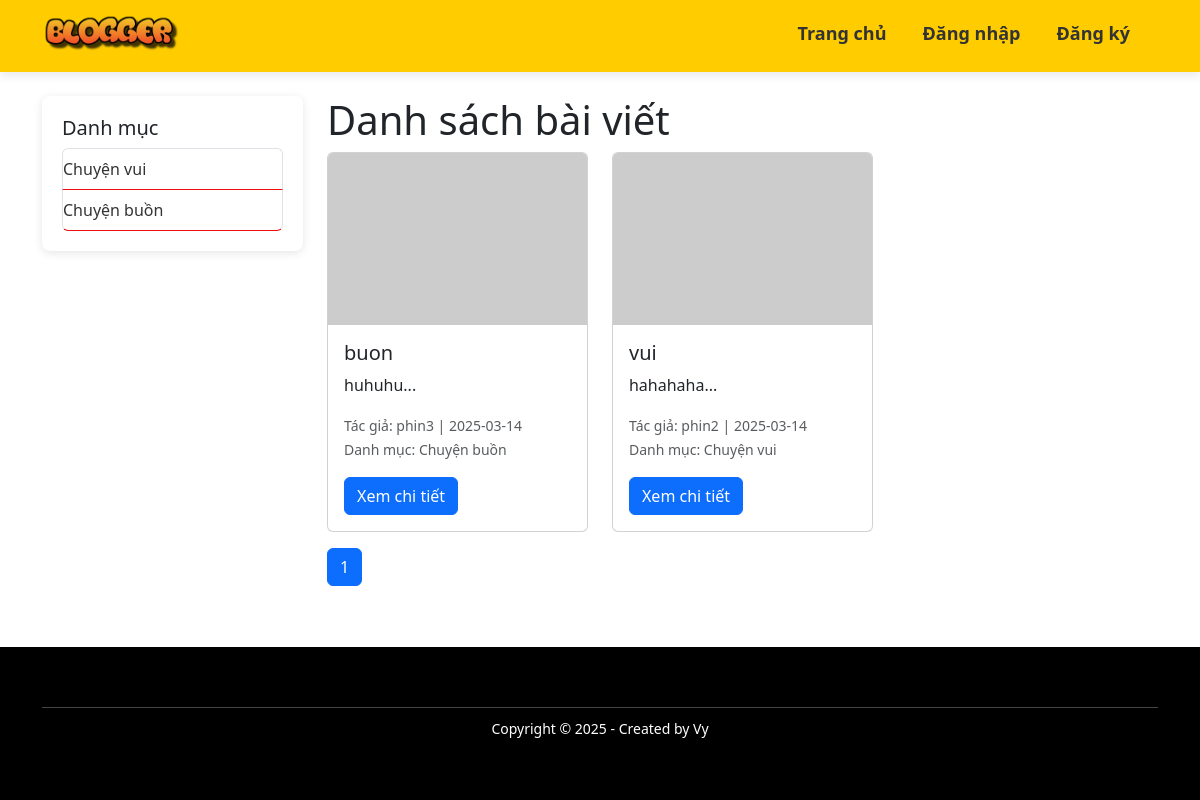
The page / on the database its author committed.
### app.py (models this page shows)
class Category(db.Model):
    id = db.Column(db.Integer, primary_key=True)
    name = db.Column(db.String(100), unique=True, nullable=False)
    posts = db.relationship('Post', backref='category', lazy=True)

class Post(db.Model):
    id = db.Column(db.Integer, primary_key=True)
    title = db.Column(db.String(100), nullable=False)
    content = db.Column(db.Text, nullable=True)
    image_url = db.Column(db.String(255), nullable=True)
    author = db.Column(db.String(50), nullable=False)  # lưu username của tác giả
    date = db.Column(db.String(20), nullable=False)
    task = db.Column(db.String(50), nullable=False)    # trạng thái bài viết: "Chờ duyệt", "Đã đăng"
    user_id = db.Column(db.Integer, db.ForeignKey('user.id'), nullable=False)
    category_id = db.Column(db.Integer, db.ForeignKey('category.id'), nullable=True)

### app.py (the view)
@app.route('/')
@app.route('/page/<int:page>')
def index(page=1):
    POSTS_PER_PAGE = 10
    published_posts = Post.query.filter_by(task="Đã đăng").order_by(Post.id.desc()).all()
    total_posts = len(published_posts)
    total_pages = (total_posts // POSTS_PER_PAGE) + (1 if total_posts % POSTS_PER_PAGE else 0)
    if total_pages == 0:
        total_pages = 1
    if page < 1 or page > total_pages:
        flash('Trang không tồn tại!', 'danger')
        return redirect(url_for('index', page=1))
    start = (page - 1) * POSTS_PER_PAGE
    end = start + POSTS_PER_PAGE
    paginated_posts = published_posts[start:end]
    return render_template('index.html', posts=paginated_posts, page=page, total_pages=total_pages)

### app.py (called while the page is built)
def current_user():
    if 'user_id' in session:
        return User.query.get(session['user_id'])
    return None

@app.context_processor
def inject_current_user():
    return dict(current_user=current_user)

@app.context_processor
def inject_categories():
    return dict(all_categories=Category.query.all())

### templates/index.html (shortened to what this page needs)
{% extends 'base.html' %}
{% block content %}
    <h1>Danh sách bài viết</h1>
    <div class="row">
        {% for post in posts %}
            <div class="col-md-4 mb-3">
                <div class="card">
                    {% if post.image_url %}
                        <img src="{{ post.image_url }}" class="card-img-top" alt="Random Image">
                    {% endif %}
                    <div class="card-body">
                        <h5 class="card-title">{{ post.title }}</h5>
                        <p class="card-text">{{ post.content[:100] }}...</p>
                        <p class="card-text">
                            <small class="text-muted">
                                Tác giả: {{ post.author }} | {{ post.date }}
                                <br>
                                Danh mục: {{ post.category.name if post.category else 'Chưa có' }}
                            </small>
                        </p>
                        <a href="{{ url_for('post_detail', post_id=post.id) }}"
                           class="btn btn-primary">
                            Xem chi tiết
                        </a>
                    </div>
                </div>
            </div>
        {% endfor %}
    </div>
    <nav aria-label="Page navigation">
        <ul class="pagination">
            {% for p in range(1, total_pages + 1) %}
                <li class="page-item {% if p == page %}active{% endif %}">
                    <a class="page-link" href="{{ url_for('index', page=p) }}">
                        {{ p }}
                    </a>
                </li>
            {% endfor %}
        </ul>
    </nav>
{% endblock %}

### templates/base.html (shortened to what this page needs)
<!DOCTYPE html>
<html lang="vi">
<head>
    <link rel="stylesheet" href="{{ url_for('static', filename='style.css') }}">
    <link href="https://cdn.jsdelivr.net/npm/bootstrap@5.3.0/dist/css/bootstrap.min.css" rel="stylesheet">
</head>
<body>
    <div class="wrapper">
        <nav class="navbar navbar-expand-lg" style="background-color: #ffcc00 !important;">
            <div class="container">
                <a class="navbar-brand" href="{{ url_for('index') }}">
                    <img src="{{ url_for('static', filename='cooltext477511082396913.png') }}" alt="Blog" class="blog-logo">
                </a>
                <div class="navbar-nav">
                    <a class="nav-link" href="{{ url_for('index') }}">Trang chủ</a>
                    {% if current_user() %}
                        <a class="nav-link" href="{{ url_for('create_post') }}">Tạo bài viết</a>
                        <a class="nav-link" href="{{ url_for('my_posts') }}">Bài viết của tôi</a>
                        {% if current_user().role == 'admin' %}
                            <a class="nav-link" href="{{ url_for('admin_panel') }}">Quản lý bài viết</a>
                            <a class="nav-link" href="{{ url_for('admin_users') }}">Quản lý người dùng</a>
                        {% endif %}
                        <a class="nav-link" href="{{ url_for('logout') }}">
                            Đăng xuất ({{ current_user().username }})
                        </a>
                    {% else %}
                        <a class="nav-link" href="{{ url_for('login') }}">Đăng nhập</a>
                        <a class="nav-link" href="{{ url_for('register') }}">Đăng ký</a>
                    {% endif %}
                </div>
            </div>
        </nav>
        <div class="container mt-4">
            <div class="row">
                <div class="col-md-3">
                    <div class="sidebar">
                        <h5>Danh mục</h5>
                        <ul class="list-group">
                            {% for cat in all_categories %}
                                <li class="list-group-item">
                                    <a href="{{ url_for('show_category', cat_id=cat.id) }}">
                                        {{ cat.name }}
                                    </a>
                                </li>
                            {% endfor %}
                        </ul>
                    </div>
                </div>
                <div class="col-md-9">
                    {% block content %}{% endblock %}
                </div>
            </div>
        </div>
    </div>
    <footer class="footer">
        <div class="container">
            <div class="footer-bottom">
                <p>Copyright © 2025 - Created by Vy</p>
            </div>
        </div>
    </footer>
</body>
</html>

### static/style.css (style rules this page uses)
html, body { height: 100%; margin: 0; padding: 0; display: flex; flex-direction: column; }
.wrapper { flex: 1; display: flex; flex-direction: column; }
.container { flex: 1; padding-bottom: 5px; }
.footer { background-color: #000; color: #fff; padding: 40px 0; text-align: center; }
.footer-center h3, .footer-bottom { border-top: 1px solid #444; margin-top: 20px; padding-top: 10px; font-size: 14px; }
.navbar { box-shadow: 0 3px 10px rgba(0,0,0,0.1); background-color: white; padding: 10px 0; position: sticky; top: 0; z-index: 1000; }
.navbar-brand { display: flex; align-items: center; }
.blog-logo { width: 140px; height: auto; margin-right: 15px; }
.nav-link { color: #333 !important; transition: all 0.3s ease-in-out; margin-right: 20px; font-size: 18px !important; font-weight: 800 !important; padding: 10px 20px; border-radius: 8px; border: 2px solid transparent; }
.sidebar { background: white; padding: 20px; border-radius: 8px; box-shadow: 0 2px 10px rgba(0, 0, 0, 0.1); }
.sidebar ul { list-style: none; }
.sidebar ul li { padding: 8px 0; border-bottom: 1px solid #ee0c0c; }
.sidebar ul li a { text-decoration: none; color: #333; }

### rows shown on the page
Category: name "Chuyện vui"
Category: name "Chuyện buồn"
Post: title "buon", content "huhuhu", author "phin3", date "2025-03-14", category "Chuyện buồn"
Post: title "vui", content "hahahaha", author "phin2", date "2025-03-14", category "Chuyện vui"

### other values the page prints
{{ p }} "1"
